Frame 1 (no input): blank canvas, image omitted
Frame 60 (the mouse pressed at the canvas centre just before this capture): blank canvas, image omitted
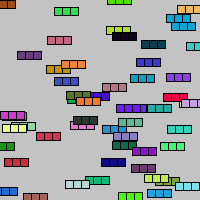
Frame 120 (the mouse held since frame 60 and released just before this capture)

The Processing sketch whose frames 1 and 60 were blank and that drew this single picture after the mouse press (run headless with seeded random() and noise(); from frame 60 on, the mouse is pressed at the canvas centre):

// Processing sketch: processing_168974
// ── processing_168974.pde

int savedTime;
int totalTime = 100;
float x;
float y;

void setup() {
  size(200,200);
  background(195);
  savedTime = millis();
  
}
void draw() {
  x = random(width);
  y = random(height);
  int passedTime = millis() - 8*savedTime;
  if (passedTime > totalTime){
    stroke(0);
    fill(color(random(255),random(255),random(255)));
    rectMode(CENTER);
    rect(x,y,8,8);
    rect(x-8,y,8,8);
    rect(x+8,y,8,8);
  
}
}
